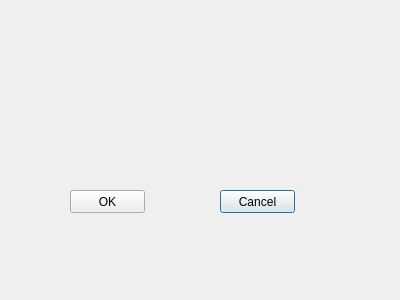
<?xml version="1.0" encoding="UTF-8"?>
<ui version="4.0">
 <class>CustomDialog</class>
 <widget class="QDialog" name="CustomDialog">
  <property name="geometry">
   <rect>
    <x>0</x>
    <y>0</y>
    <width>400</width>
    <height>300</height>
   </rect>
  </property>
  <property name="windowTitle">
   <string>Dialog</string>
  </property>
  <widget class="QPushButton" name="pushButton">
   <property name="geometry">
    <rect>
     <x>220</x>
     <y>190</y>
     <width>75</width>
     <height>23</height>
    </rect>
   </property>
   <property name="text">
    <string>Cancel</string>
   </property>
  </widget>
  <widget class="QPushButton" name="pushButton_2">
   <property name="geometry">
    <rect>
     <x>70</x>
     <y>190</y>
     <width>75</width>
     <height>23</height>
    </rect>
   </property>
   <property name="text">
    <string>OK</string>
   </property>
  </widget>
 </widget>
 <resources/>
 <connections>
  <connection>
   <sender>pushButton</sender>
   <signal>clicked()</signal>
   <receiver>CustomDialog</receiver>
   <slot>reject()</slot>
   <hints>
    <hint type="sourcelabel">
     <x>257</x>
     <y>204</y>
    </hint>
    <hint type="destinationlabel">
     <x>203</x>
     <y>156</y>
    </hint>
   </hints>
  </connection>
  <connection>
   <sender>pushButton_2</sender>
   <signal>clicked()</signal>
   <receiver>CustomDialog</receiver>
   <slot>accept()</slot>
   <hints>
    <hint type="sourcelabel">
     <x>111</x>
     <y>200</y>
    </hint>
    <hint type="destinationlabel">
     <x>44</x>
     <y>150</y>
    </hint>
   </hints>
  </connection>
 </connections>
</ui>
